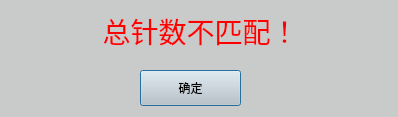
<?xml version="1.0" encoding="UTF-8"?>
<ui version="4.0">
 <class>SumNeedleError</class>
 <widget class="QDialog" name="SumNeedleError">
  <property name="geometry">
   <rect>
    <x>0</x>
    <y>0</y>
    <width>398</width>
    <height>117</height>
   </rect>
  </property>
  <property name="windowTitle">
   <string>Dialog</string>
  </property>
  <property name="styleSheet">
   <string notr="true">background-color: rgb(201, 202, 202);</string>
  </property>
  <widget class="QLabel" name="label">
   <property name="geometry">
    <rect>
     <x>0</x>
     <y>10</y>
     <width>401</width>
     <height>41</height>
    </rect>
   </property>
   <property name="styleSheet">
    <string notr="true">font-size:28px;
color:red;</string>
   </property>
   <property name="text">
    <string>总针数不匹配！</string>
   </property>
   <property name="alignment">
    <set>Qt::AlignCenter</set>
   </property>
  </widget>
  <widget class="QPushButton" name="ok_pb">
   <property name="geometry">
    <rect>
     <x>140</x>
     <y>70</y>
     <width>101</width>
     <height>36</height>
    </rect>
   </property>
   <property name="text">
    <string>确定</string>
   </property>
  </widget>
 </widget>
 <resources/>
 <connections/>
</ui>
